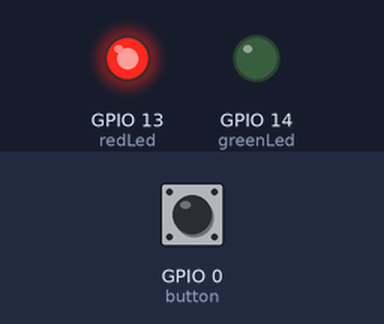
A sketch run on a simulated ESP8266 (NodeMCU). On the bench: output pins drawn as LEDs (lit = HIGH). The test bench sets the inputs (shaded band); at power-on: GPIO 0 (button) HIGH. WiFi joins after 1.5 s; servers stay silent unless stated; not simulated (calls return 0 or success): credentials.h.

Above: at 2.7 s.
2.8 s: GPIO 0 (button) pulled LOW for 0.15 s
At 3.5 s:
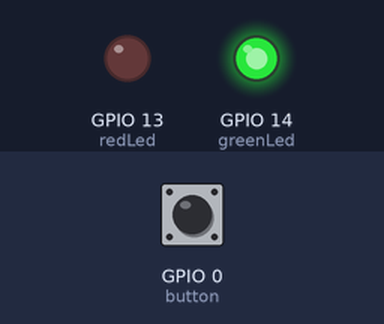
4.4 s: GPIO 0 (button) pulled LOW for 1 s
At 4.7 s:
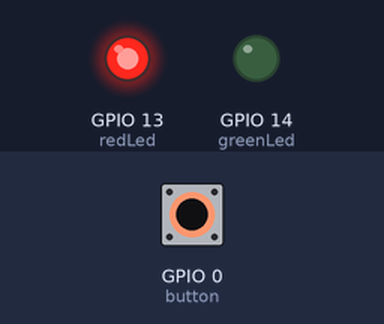
6.9 s: GPIO 0 (button) pulled LOW for 3.2 s
At 7.8 s:
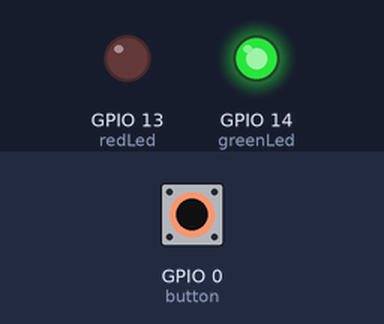
Timing chart, 0 to 9.9 s (numbered marks = the images above; inputs shaded):
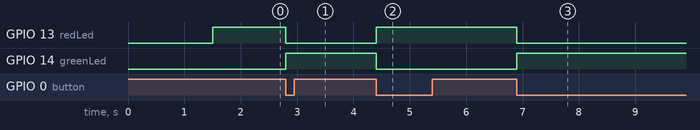

Measured:
- after the input at 2.8 s, GPIO 13 (redLed): HIGH → LOW at once; GPIO 14 (greenLed): LOW → HIGH at once
- after the input at 4.4 s, GPIO 13 (redLed): LOW → HIGH at once; GPIO 14 (greenLed): HIGH → LOW at once
- after the input at 6.9 s, GPIO 13 (redLed): HIGH → LOW at once; GPIO 14 (greenLed): LOW → HIGH at once

The sketch:

topager.ino
```cpp
#include <Arduino.h>
#include <ESP8266WiFi.h>
#include "credentials.h"
#include "site.h"

#define greenLed 14
#define redLed 13
#define button 0

bool open = false;
bool committed = false;
long debounce_time = 0;
long current_time = 0;
char index_html_buffer[sizeof(index_html)/sizeof(char) + 1];

WiFiServer espServer(80);

void setup() {
	Serial.begin(115200);

	// WiFi setup and connection
	WiFi.mode(WIFI_STA);
	WiFi.begin(WIFI_SSID, WIFI_PASS);

	while (WiFi.status() != WL_CONNECTED) {
		delay(10);
	}

	espServer.begin();

	// Setup of leds and button interrupt
	pinMode(greenLed, OUTPUT);
	pinMode(redLed, OUTPUT);
	pinMode(button, INPUT_PULLUP);
	attachInterrupt(digitalPinToInterrupt(button), callback, FALLING);
}

void loop() {
	if (!committed) {
		setLed();
		setSite();
		committed = true;
	}

	WiFiClient client = espServer.available();

	if (!client) {
		return;
	}

	String request = client.readStringUntil('\r');
	client.flush();

	client.println("HTTP/1.1 200 OK");
	client.println("Content-Type: text/html");
	client.println();
	client.println(index_html_buffer);
}

void setLed() {
	digitalWrite(greenLed, open);
	digitalWrite(redLed, !open);
}

void setSite() {
	sprintf(index_html_buffer, index_html, open ? "open" : "closed");
}

ICACHE_RAM_ATTR void callback() {
	current_time = millis();

	if (current_time - debounce_time > 200) {
		open = !open;
		committed = false;
	}

	debounce_time = current_time;
}
```

site.h
```cpp
const char index_html[] PROGMEM = R"rawliteral(
<!DOCTYPE html>
<html lang="en">
<head>
	<meta charset="UTF-8">
	<meta http-equiv="X-UA-Compatible" content="IE=edge">
	<meta name="viewport" content="width=device-width, initial-scale=1.0">
	<link rel="preconnect" href="https://fonts.gstatic.com">
	<link href="https://fonts.googleapis.com/css2?family=Bebas+Neue&display=swap" rel="stylesheet">
	<title>Tobagi</title>
	<style>
		html, body {
			margin: 0;
			height: 100%;
			width: 100%;
		}

		body {
			font-family: "Bebas Neue", sans-serif;
			background-color: #1c1c1c;
			background-size: cover;
			background-position: top;
			background-repeat: no-repeat;
			color: white;
		}

		h1 {
			line-height: 1;
			margin: 0;
			font-size: 5rem;
			position: absolute;
			bottom: 1rem;
			left: 1rem;
			mix-blend-mode: difference;
		}

		.open {
			background-image: url("https://media.giphy.com/media/GeimqsH0TLDt4tScGw/giphy.gif");
		}

		.closed {
			background-image: url("https://media.giphy.com/media/9G3wg7lH5DpxC/giphy.gif");
		}

		.open span {
			color: green;
		}

		.open span::after {
			content: "open";
		}

		.closed span {
			color: red;
		}

		.closed span::after {
			content: "closed";
		}
	</style>
</head>
<body class="%s">
	<h1>Tobagi is <span></span></h1>
</body>
</html>)rawliteral";
```
